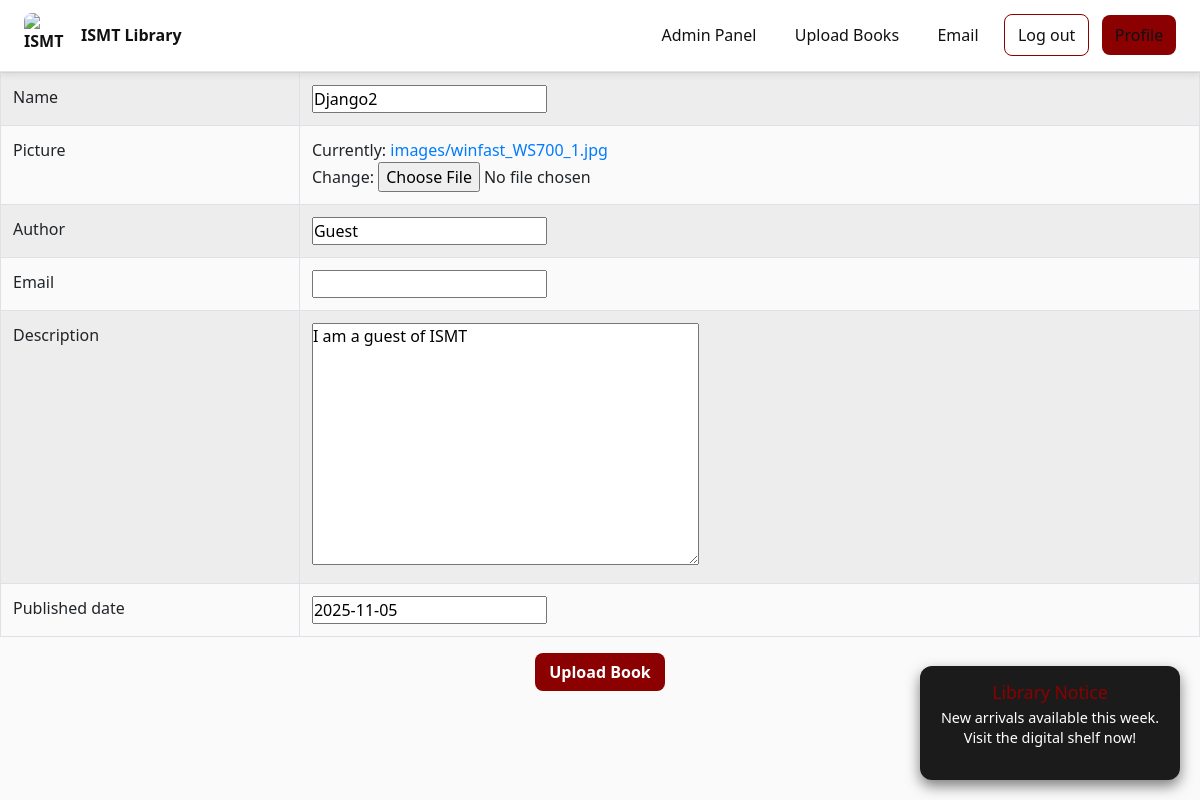
The page /update/4/ on the database its author committed.
### Liby/models.py (models this page shows, shortened)
class Book(models.Model):
    name = models.CharField(max_length=200)
    picture = models.ImageField(upload_to='images/')
    author = models.CharField(max_length=100, default='Guest')
    email = models.EmailField(blank=True)
    description = models.TextField(default='I am a guest of ISMT')
    published_date = models.DateField()

### Liby/views.py (the view)
# urls.py: path('update/<int:book_id>/', views.update_book, name='update_book'),
def update_book(request,book_id):
    book_id = int(book_id)
    try:
        book_sel = Book.objects.get(id=book_id)
    except Book.DoesNotExist:
        return redirect('library')
    book_form = BookCreate(request.POST or None, request.FILES or None, instance=book_sel)
    if book_form.is_valid():
        book_form.save()
        return redirect('library')
    return render(request, 'Upload_form.html', {'upload': book_form, 'book_id': book_id})

### Liby/forms.py
class BookCreate(forms.ModelForm):
    class Meta:
        model = Book
        fields = '__all__'

### templates/Upload_form.html (shortened to what this page needs)
{% extends 'Library.html' %}
{% block content %}
<center>
    <form method="POST" enctype="multipart/form-data">
        <table class="w-100 table table-bordered table-striped" style="width:50%">
                {% for field in upload %}
                    <tr>
                        <td>{{field.label}}</td>
                        <td>{{field}}</td>
                    </tr>
                {% endfor %}
            </table>
        <button type="submit" class="btn btn-primary">Upload Book</button>
    </form>
</center>
{% endblock %}

### templates/Library.html (style rules this page uses)
:root { --primary: #8b0000; --bg: #fafafa; --text: #111111; --muted: #f2f2f2; --dark: #1b1b1b; --shadow: rgba(0, 0, 0, 0.1); }
* { box-sizing: border-box; margin: 0; padding: 0; }
body { font-family: "Segoe UI", Roboto, Arial, sans-serif; background-color: var(--bg); color: var(--text); line-height: 1.5; }
.btn { display: inline-flex; align-items: center; justify-content: center; padding: 0.45rem 0.9rem; border-radius: 8px; font-weight: 600; cursor: pointer; text-decoration: none; transition: all 0.3s ease; }
.btn-primary { background-color: var(--primary); color: white; border: none; }

### rows shown on the page
Book: upload "Django2" "Guest" "I am a guest of ISMT" "2025-11-05"

### other values the page prints
{{ field.label }} "Name" "Picture" "Author" "Email" "Description" "Published date"
